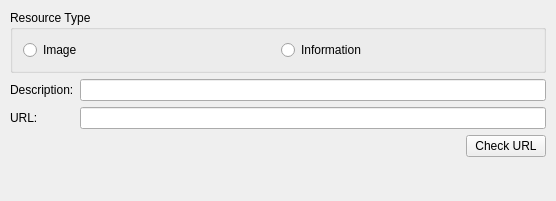
<ui version="4.0" >
 <class>AddLinkDialog</class>
 <widget class="QWidget" name="AddLinkDialog" >
  <property name="geometry" >
   <rect>
    <x>0</x>
    <y>0</y>
    <width>556</width>
    <height>201</height>
   </rect>
  </property>
  <layout class="QVBoxLayout" >
   <property name="margin" >
    <number>10</number>
   </property>
   <property name="spacing" >
    <number>6</number>
   </property>
   <item>
    <widget class="KButtonGroup" name="TypeBox" >
     <property name="title" >
      <string>Resource Type</string>
     </property>
     <layout class="QHBoxLayout" >
      <property name="margin" >
       <number>10</number>
      </property>
      <property name="spacing" >
       <number>6</number>
      </property>
      <item>
       <widget class="QRadioButton" name="ImageRadio" >
        <property name="text" >
         <string>Image</string>
        </property>
       </widget>
      </item>
      <item>
       <widget class="QRadioButton" name="InfoRadio" >
        <property name="text" >
         <string>Information</string>
        </property>
       </widget>
      </item>
     </layout>
    </widget>
   </item>
   <item>
    <layout class="QGridLayout" >
     <property name="margin" >
      <number>0</number>
     </property>
     <property name="spacing" >
      <number>6</number>
     </property>
     <item row="0" column="1" >
      <widget class="KLineEdit" name="DescBox" >
       <property name="toolTip" >
        <string>Text describing the linked resource</string>
       </property>
      </widget>
     </item>
     <item row="0" column="0" >
      <widget class="QLabel" name="DescLabel" >
       <property name="text" >
        <string>Description:</string>
       </property>
      </widget>
     </item>
     <item row="1" column="0" >
      <widget class="QLabel" name="URLLabel" >
       <property name="text" >
        <string>URL:</string>
       </property>
      </widget>
     </item>
     <item row="1" column="1" >
      <widget class="KLineEdit" name="URLBox" >
       <property name="sizePolicy" >
        <sizepolicy>
         <hsizetype>5</hsizetype>
         <vsizetype>0</vsizetype>
         <horstretch>0</horstretch>
         <verstretch>0</verstretch>
        </sizepolicy>
       </property>
       <property name="minimumSize" >
        <size>
         <width>450</width>
         <height>0</height>
        </size>
       </property>
       <property name="toolTip" >
        <string>The URL which will be displayed by this item</string>
       </property>
      </widget>
     </item>
    </layout>
   </item>
   <item>
    <layout class="QHBoxLayout" >
     <property name="margin" >
      <number>0</number>
     </property>
     <property name="spacing" >
      <number>6</number>
     </property>
     <item>
      <spacer>
       <property name="orientation" >
        <enum>Qt::Horizontal</enum>
       </property>
       <property name="sizeType" >
        <enum>QSizePolicy::Expanding</enum>
       </property>
       <property name="sizeHint" >
        <size>
         <width>40</width>
         <height>20</height>
        </size>
       </property>
      </spacer>
     </item>
     <item>
      <widget class="KPushButton" name="URLButton" >
       <property name="toolTip" >
        <string>Open URL in a browser window</string>
       </property>
       <property name="whatsThis" >
        <string>You can verify the entered URL by opening it in a browser window with this button</string>
       </property>
       <property name="text" >
        <string>Check URL</string>
       </property>
      </widget>
     </item>
    </layout>
   </item>
   <item>
    <spacer>
     <property name="orientation" >
      <enum>Qt::Vertical</enum>
     </property>
     <property name="sizeType" >
      <enum>QSizePolicy::Expanding</enum>
     </property>
     <property name="sizeHint" >
      <size>
       <width>20</width>
       <height>40</height>
      </size>
     </property>
    </spacer>
   </item>
  </layout>
 </widget>
 <layoutdefault spacing="6" margin="11" />
 <pixmapfunction>qPixmapFromMimeSource</pixmapfunction>
 <customwidgets>
  <customwidget>
   <class>KLineEdit</class>
   <extends>QLineEdit</extends>
   <header>klineedit.h</header>
  </customwidget>
  <customwidget>
   <class>KButtonGroup</class>
   <extends>QGroupBox</extends>
   <header>kbuttongroup.h</header>
   <container>1</container>
  </customwidget>
  <customwidget>
   <class>KPushButton</class>
   <extends>QPushButton</extends>
   <header>kpushbutton.h</header>
  </customwidget>
 </customwidgets>
 <resources/>
 <connections/>
</ui>
